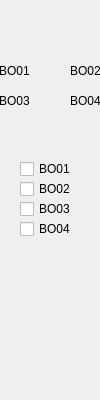
<?xml version="1.0" encoding="UTF-8"?>
<ui version="4.0">
 <class>Form</class>
 <widget class="QWidget" name="Form">
  <property name="geometry">
   <rect>
    <x>0</x>
    <y>0</y>
    <width>100</width>
    <height>400</height>
   </rect>
  </property>
  <property name="windowTitle">
   <string>Form</string>
  </property>
  <widget class="caInclude" name="cainclude">
   <property name="geometry">
    <rect>
     <x>0</x>
     <y>0</y>
     <width>102</width>
     <height>402</height>
    </rect>
   </property>
   <property name="macro">
    <string>IOC=$(IOC),MasterID=$(MasterID),SlaveID=$(SlaveID)</string>
   </property>
   <property name="filename" stdset="0">
    <string notr="true">ecmcE_slave_frame_S.ui</string>
   </property>
  </widget>
  <widget class="caLed" name="caled_3">
   <property name="geometry">
    <rect>
     <x>30</x>
     <y>60</y>
     <width>22</width>
     <height>22</height>
    </rect>
   </property>
   <property name="rectangular">
    <bool>true</bool>
   </property>
   <property name="gradientEnabled">
    <bool>false</bool>
   </property>
   <property name="channel" stdset="0">
    <string notr="true">$(IOC):m$(MasterID)s$(SlaveID)-BO01-RB</string>
   </property>
   <property name="colorMode">
    <enum>caLed::Static</enum>
   </property>
   <property name="falseColor">
    <color>
     <red>136</red>
     <green>138</green>
     <blue>133</blue>
    </color>
   </property>
   <property name="trueColor">
    <color>
     <red>0</red>
     <green>85</green>
     <blue>0</blue>
    </color>
   </property>
  </widget>
  <widget class="caLabel" name="calabel_3">
   <property name="geometry">
    <rect>
     <x>-1</x>
     <y>60</y>
     <width>32</width>
     <height>22</height>
    </rect>
   </property>
   <property name="text">
    <string>BO01</string>
   </property>
  </widget>
  <widget class="caLabel" name="calabel_4">
   <property name="geometry">
    <rect>
     <x>70</x>
     <y>60</y>
     <width>32</width>
     <height>22</height>
    </rect>
   </property>
   <property name="text">
    <string>BO02</string>
   </property>
   <property name="alignment">
    <set>Qt::AlignLeading|Qt::AlignLeft|Qt::AlignVCenter</set>
   </property>
  </widget>
  <widget class="caLed" name="caled_4">
   <property name="geometry">
    <rect>
     <x>50</x>
     <y>60</y>
     <width>22</width>
     <height>22</height>
    </rect>
   </property>
   <property name="rectangular">
    <bool>true</bool>
   </property>
   <property name="gradientEnabled">
    <bool>false</bool>
   </property>
   <property name="channel" stdset="0">
    <string notr="true">$(IOC):m$(MasterID)s$(SlaveID)-BO02-RB</string>
   </property>
   <property name="colorMode">
    <enum>caLed::Static</enum>
   </property>
   <property name="falseColor">
    <color>
     <red>136</red>
     <green>138</green>
     <blue>133</blue>
    </color>
   </property>
   <property name="trueColor">
    <color>
     <red>0</red>
     <green>85</green>
     <blue>0</blue>
    </color>
   </property>
  </widget>
  <widget class="caLed" name="caled_5">
   <property name="geometry">
    <rect>
     <x>50</x>
     <y>90</y>
     <width>22</width>
     <height>22</height>
    </rect>
   </property>
   <property name="rectangular">
    <bool>true</bool>
   </property>
   <property name="gradientEnabled">
    <bool>false</bool>
   </property>
   <property name="channel" stdset="0">
    <string notr="true">$(IOC):m$(MasterID)s$(SlaveID)-BO04-RB</string>
   </property>
   <property name="colorMode">
    <enum>caLed::Static</enum>
   </property>
   <property name="falseColor">
    <color>
     <red>136</red>
     <green>138</green>
     <blue>133</blue>
    </color>
   </property>
   <property name="trueColor">
    <color>
     <red>0</red>
     <green>85</green>
     <blue>0</blue>
    </color>
   </property>
  </widget>
  <widget class="caLabel" name="calabel_5">
   <property name="geometry">
    <rect>
     <x>-1</x>
     <y>90</y>
     <width>32</width>
     <height>22</height>
    </rect>
   </property>
   <property name="text">
    <string>BO03</string>
   </property>
  </widget>
  <widget class="caLed" name="caled_6">
   <property name="geometry">
    <rect>
     <x>30</x>
     <y>90</y>
     <width>22</width>
     <height>22</height>
    </rect>
   </property>
   <property name="rectangular">
    <bool>true</bool>
   </property>
   <property name="gradientEnabled">
    <bool>false</bool>
   </property>
   <property name="channel" stdset="0">
    <string notr="true">$(IOC):m$(MasterID)s$(SlaveID)-BO03-RB</string>
   </property>
   <property name="colorMode">
    <enum>caLed::Static</enum>
   </property>
   <property name="falseColor">
    <color>
     <red>136</red>
     <green>138</green>
     <blue>133</blue>
    </color>
   </property>
   <property name="trueColor">
    <color>
     <red>0</red>
     <green>85</green>
     <blue>0</blue>
    </color>
   </property>
  </widget>
  <widget class="caLabel" name="calabel_6">
   <property name="geometry">
    <rect>
     <x>70</x>
     <y>90</y>
     <width>32</width>
     <height>22</height>
    </rect>
   </property>
   <property name="text">
    <string>BO04</string>
   </property>
   <property name="alignment">
    <set>Qt::AlignLeading|Qt::AlignLeft|Qt::AlignVCenter</set>
   </property>
  </widget>
  <widget class="caToggleButton" name="catogglebutton">
   <property name="geometry">
    <rect>
     <x>20</x>
     <y>160</y>
     <width>90</width>
     <height>18</height>
    </rect>
   </property>
   <property name="text">
    <string>BO01</string>
   </property>
   <property name="channel" stdset="0">
    <string notr="true">$(IOC):m$(MasterID)s$(SlaveID)-BO01</string>
   </property>
  </widget>
  <widget class="caToggleButton" name="catogglebutton_2">
   <property name="geometry">
    <rect>
     <x>20</x>
     <y>180</y>
     <width>90</width>
     <height>18</height>
    </rect>
   </property>
   <property name="text">
    <string>BO02</string>
   </property>
   <property name="channel" stdset="0">
    <string notr="true">$(IOC):m$(MasterID)s$(SlaveID)-BO02</string>
   </property>
  </widget>
  <widget class="caToggleButton" name="catogglebutton_3">
   <property name="geometry">
    <rect>
     <x>20</x>
     <y>200</y>
     <width>90</width>
     <height>18</height>
    </rect>
   </property>
   <property name="text">
    <string>BO03</string>
   </property>
   <property name="channel" stdset="0">
    <string notr="true">$(IOC):m$(MasterID)s$(SlaveID)-BO03</string>
   </property>
  </widget>
  <widget class="caToggleButton" name="catogglebutton_4">
   <property name="geometry">
    <rect>
     <x>20</x>
     <y>220</y>
     <width>90</width>
     <height>18</height>
    </rect>
   </property>
   <property name="text">
    <string>BO04</string>
   </property>
   <property name="channel" stdset="0">
    <string notr="true">$(IOC):m$(MasterID)s$(SlaveID)-BO04</string>
   </property>
  </widget>
 </widget>
 <customwidgets>
  <customwidget>
   <class>caToggleButton</class>
   <extends>QCheckBox</extends>
   <header>caToggleButton</header>
  </customwidget>
  <customwidget>
   <class>caLabel</class>
   <extends>QLabel</extends>
   <header>caLabel</header>
  </customwidget>
  <customwidget>
   <class>caInclude</class>
   <extends>QWidget</extends>
   <header>caInclude</header>
  </customwidget>
  <customwidget>
   <class>caLed</class>
   <extends>QWidget</extends>
   <header>caLed</header>
  </customwidget>
 </customwidgets>
 <resources/>
 <connections/>
</ui>
